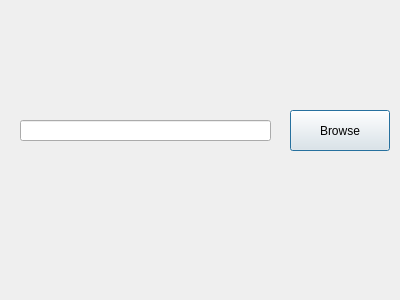
<?xml version="1.0" encoding="UTF-8"?>
<ui version="4.0">
 <class>Dialog</class>
 <widget class="QDialog" name="Dialog">
  <property name="geometry">
   <rect>
    <x>0</x>
    <y>0</y>
    <width>400</width>
    <height>300</height>
   </rect>
  </property>
  <property name="windowTitle">
   <string>Dialog</string>
  </property>
  <widget class="QLineEdit" name="filename">
   <property name="geometry">
    <rect>
     <x>20</x>
     <y>120</y>
     <width>251</width>
     <height>21</height>
    </rect>
   </property>
  </widget>
  <widget class="QPushButton" name="browse">
   <property name="geometry">
    <rect>
     <x>290</x>
     <y>110</y>
     <width>100</width>
     <height>41</height>
    </rect>
   </property>
   <property name="text">
    <string>Browse</string>
   </property>
  </widget>
 </widget>
 <resources/>
 <connections/>
</ui>
